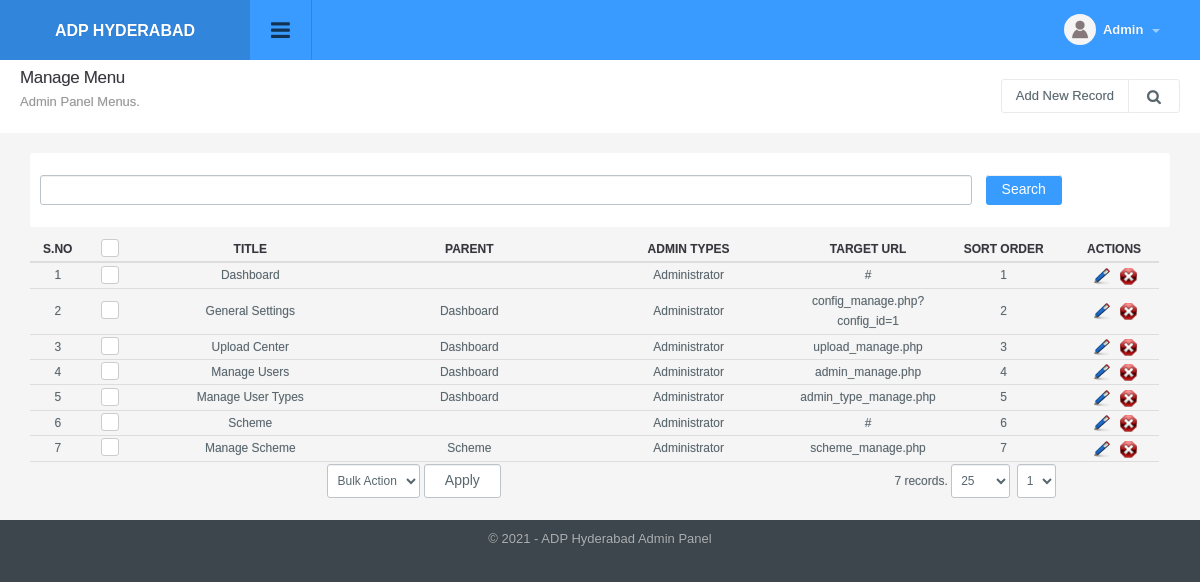
The page /admin/menu_manage.php (signed in) on the database its author committed.
### tables this page shows
CREATE TABLE `config_variable` (
  `id` int(11) NOT NULL,
  `config_type_id` int(11) NOT NULL,
  `title` varchar(512) NOT NULL,
  `notes` varchar(512) NOT NULL,
  `type` varchar(200) NOT NULL,
  `default_values` text NOT NULL,
  `key` varchar(200) NOT NULL,
  `value` text NOT NULL,
  `sortorder` int(11) NOT NULL
);

CREATE TABLE `menu` (
  `id` int(11) NOT NULL,
  `title` varchar(100) NOT NULL,
  `url` varchar(100) NOT NULL,
  `parent_id` int(11) NOT NULL,
  `depth` int(1) NOT NULL,
  `sortorder` int(11) NOT NULL,
  `icon` varchar(200) NOT NULL,
  `small_icon` varchar(200) NOT NULL
);

### admin/include/utility.php (called while the page is built, shortened)
<?php
function get_config($var){
	global $dblink;
	$sql="select value from config_variable where `key`='".slash($var)."'";
	$resConfig=doquery($sql,$dblink);
	if(numrows($resConfig)>0){
		while($rowConfig=dofetch($resConfig))
			return unslash($rowConfig["value"]);
	}
}
$site_title=get_config("site_title");
function slash($str){
	if(!is_array($str))
		return utf8_encode(addslashes($str));
	else{
		for($i=0; $i<count($str); $i++)
			$str[$i]=slash($str[$i]);
		return $str;
	}
}
function unslash($str){
	return stripslashes(utf8_decode($str));
	}

### admin/include/db.php (called while the page is built, shortened)
<?php
function doquery($qr,$lnk){
	@$res=mysqli_query($lnk,$qr) or die($qr." - ".mysqli_error($lnk));
	return $res;
}
function dofetch($rs){
	@$rec=mysqli_fetch_array($rs);
	return $rec;
}
function numrows($rs){
	return mysqli_num_rows($rs);
}

### admin/modules/menu/list.php (the view, shortened to what this page needs)
<?php
$q="";
$extra='';
$is_search=false;
if(isset($_SESSION["menu_manage"]["q"]))
	$q=$_SESSION["menu_manage"]["q"];
else
	$q="";
?>
<div class="page-header">
	<h1 class="title">Manage Menu</h1>
  	<ol class="breadcrumb">
    	<li class="active">Admin Panel Menus.</li>
  	</ol>
  	<div class="right">
    	<div class="btn-group" role="group" aria-label="...">
        	<a href="menu_manage.php?tab=add" class="btn btn-light editproject">Add New Record</a>
            <a id="topstats" class="btn btn-light" href="#"><i class="fa fa-search"></i></a>
        </div>
  	</div>
</div>
<ul class="topstats clearfix search_filter"<?php if($is_search) echo ' style="display: block"';?>>
	<li class="col-xs-12 col-lg-12 col-sm-12">
        <div>
        	<form class="form-horizontal" action="" method="get">
                <div class="col-sm-10">
                  <input type="text" title="Enter String" value="<?php echo $q;?>" name="q" id="search" class="form-control" >
                </div>
                <div class="col-sm-1">
                    <input type="submit" class="btn btn-default btn-l" value="Search" alt="Search Record" title="Search Record" />
                </div>
          	</form>
        </div>
  	</li>
</ul>
<div class="panel-body table-responsive">
	<table class="table table-hover list">
    	<thead>
      		<tr>
        		<th width="5%" class="text-center">S.no</th>
        		<th class="text-center" width="5%"><div class="checkbox checkbox-primary">
            		<label for="select_all"></label></div></th>
               	<th width="20%">Title</th>
               	<th width="20%">Parent</th>
                <th width="20%">Admin Types</th>
                <th width="10%">Target URL</th>
                <th width="12%">Sort Order</th>
                <th width="8%" class="round_righttop">Actions</th>
      		</tr>
    	</thead>
    	<tbody>
			<?php
           	$sql="select a.*, b.title as parent from menu a left join menu b on a.parent_id=b.id where 1 $extra order by a.sortorder, depth asc";
            $rs=show_page($rows, $pageNum, $sql);
            if(numrows($rs)>0){
                $sn=1;
                while($r=dofetch($rs)){
					?>
                    <tr>
                        <td class="text-center"><?php echo $sn;?></td>
                        <td class="text-center"><div class="checkbox margin-t-0 checkbox-primary">
                            <label for="<?php echo "rec_".$sn?>"></label></div>
                        </td>
                        <td><?php echo unslash($r["title"]); ?></td>
              			<td><?php echo unslash($r["parent"]);?></td>
                        <td>
							<?php
							$admin_type = array();
							$rs2 =doquery("select title from menu_2_admin_type a inner join admin_type b on a.admin_type_id=b.id where menu_id='".$r["id"]."'", $dblink);
							if( numrows( $rs2 ) > 0 ) {
								while( $r2 = dofetch( $rs2 ) ) {
									$admin_type[] = $r2[ "title" ];
								}
							}
							echo implode( ", ", $admin_type );
							?>
                        </td>
               			<td><?php echo unslash($r["url"]); ?></td>
               			<td align="center"><?php echo $r["sortorder"];?></td>
                        <td>
                            <a href="menu_manage.php?tab=edit&id=<?php echo $r['id'];?>"><img title="Edit Record" alt="Edit" src="images/edit.png"></a>&nbsp;&nbsp;
                            <a onclick="return confirm('Are you sure you want to delete')" href="menu_manage.php?id=<?php echo $r['id'];?>&amp;tab=delete"><img title="Delete Record" alt="Delete" src="images/delete.png"></a>
                        </td>
                    </tr>
                    <?php
                    $sn++;
                }
                ?>
                <tr>
                    <td colspan="5" class="actions">
                        <select name="bulk_action" id="bulk_action" title="Choose Action">
                            <option value="null">Bulk Action</option>
                        </select>
                        <input type="button" name="apply" value="Apply" id="apply_bulk_action" class="btn btn-light" title="Apply Action"  />
                    </td>
                    <td colspan="3" class="paging" title="Paging" align="right"><?php echo pages_list($rows, "menus", $sql, $pageNum)?></td>
                </tr>
                <?php
            }
            else{
                ?>
                <tr>
                    <td colspan="8"  class="no-record">No Result Found</td>
                </tr>
                <?php
            }
            ?>
    	</tbody>
  	</table>
</div>

### admin/include/header.php (shortened to what this page needs)
<!DOCTYPE html PUBLIC "-//W3C//DTD XHTML 1.0 Transitional//EN" "http://www.w3.org/TR/xhtml1/DTD/xhtml1-transitional.dtd">
<html xmlns="http://www.w3.org/1999/xhtml">
<head>
<link type="text/css" rel="stylesheet" href="css/font-awesome.min.css" />
<link type="text/css" rel="stylesheet" href="css/font-awesome.css" />
<link type="text/css" rel="stylesheet"  href="css/bootstrap.css" />
<link rel="stylesheet" href="css/bootstrap-datetimepicker.min.css" />
<link type="text/css" rel="stylesheet"  href="css/awesome-bootstrap-checkbox.css" />
<link href="css/general.css" type="text/css" rel="stylesheet" />
<link type="text/css" rel="stylesheet"  href="css/style.css" />
<link rel="stylesheet" href="//code.jquery.com/ui/1.12.1/themes/base/jquery-ui.css">
</head>
<body>
	<div id="wrapper" class="round_corners">
    	<div id="top" class="clearfix">
            <div class="applogo">
			<a href="index.php" class="logo"><?php $admin_logo=get_config("admin_logo"); if(empty($admin_logo)) echo $site_title; else { ?><img src="<?php echo $file_upload_root;?>config/<?php echo $admin_logo?>" /><?php }?></a>
            </div>
            <a class="sidebar-open-button" href="#"><i class="fa fa-bars"></i></a>
            <ul class="top-right">
            	<li class="dropdown link">
                	<a class="dropdown-toggle profilebox" data-toggle="dropdown" href="#">
                    	<img alt="img" src="images/profileimg-default.png">
                        <b><?php echo ucfirst((isset($_SESSION["logged_in_admin"]) && $_SESSION["logged_in_admin"]!="")?$_SESSION["logged_in_admin"]["name"]:"Guest");?></b>
                        <span class="caret"></span>
                    </a>
                </li>
           </ul>
        </div>
		<div class="content" style="margin-left:0">

### admin/include/footer.php (shortened to what this page needs)
<div id="footer" class="bottom_round_corners">
	<div id="footer_content">
    	<address>&copy; <?php echo date("Y");?> - <?php echo $site_title; ?> Admin Panel</address>
    </div>
</div>
<link href="js/fancybox/jquery.fancybox.min.css" rel="stylesheet" type="text/css" />
<link href="js/chosen/chosen.css" rel="stylesheet" type="text/css" />
<link rel="stylesheet" type="text/css" href="css/angularjs-datetime-picker.css" />
</body>
</html>

### rows shown on the page
config_variable: value "ADP HYDERABAD", value "ADP Hyderabad"
menu: title "Dashboard", admin_type "Administrator", url "#", sortorder "1"
menu: title "General Settings", menu.title "Dashboard", admin_type "Administrator", url "config_manage.php?config_id=1", sortorder "2"
menu: title "Upload Center", menu.title "Dashboard", admin_type "Administrator", url "upload_manage.php", sortorder "3"
menu: title "Manage Users", menu.title "Dashboard", admin_type "Administrator", url "admin_manage.php", sortorder "4"
menu: title "Manage User Types", menu.title "Dashboard", admin_type "Administrator", url "admin_type_manage.php", sortorder "5"
menu: title "Scheme", admin_type "Administrator", url "#", sortorder "6"
menu: title "Manage Scheme", menu.title "Scheme", admin_type "Administrator", url "scheme_manage.php", sortorder "7"

### other values the page prints
pages_list($rows, "menus", $sql, $pageNum) "7 records."
form field page "1"
